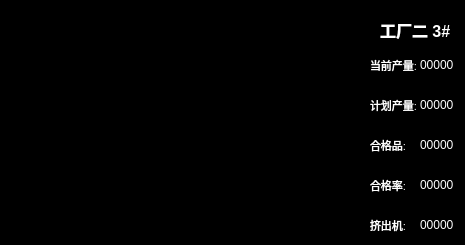
     <widget class="QFrame" name="frame_curve7">
      <property name="geometry">
       <rect>
        <x>965</x>
        <y>265</y>
        <width>465</width>
        <height>245</height>
       </rect>
      </property>
      <property name="styleSheet">
       <string notr="true">background-color: rgb(0, 0, 0);</string>
      </property>
      <property name="frameShape">
       <enum>QFrame::StyledPanel</enum>
      </property>
      <property name="frameShadow">
       <enum>QFrame::Raised</enum>
      </property>
      <widget class="QWidget" name="curve7_data1" native="true">
       <property name="geometry">
        <rect>
         <x>370</x>
         <y>50</y>
         <width>95</width>
         <height>30</height>
        </rect>
       </property>
       <widget class="QLabel" name="curve7_data1_title">
        <property name="geometry">
         <rect>
          <x>0</x>
          <y>0</y>
          <width>50</width>
          <height>30</height>
         </rect>
        </property>
        <property name="font">
         <font>
          <pointsize>8</pointsize>
          <weight>50</weight>
          <bold>false</bold>
         </font>
        </property>
        <property name="layoutDirection">
         <enum>Qt::LeftToRight</enum>
        </property>
        <property name="autoFillBackground">
         <bool>false</bool>
        </property>
        <property name="styleSheet">
         <string notr="true">color: rgb(255, 255, 255);</string>
        </property>
        <property name="text">
         <string>当前产量:</string>
        </property>
       </widget>
       <widget class="QLabel" name="curve7_data1_data">
        <property name="geometry">
         <rect>
          <x>50</x>
          <y>0</y>
          <width>45</width>
          <height>30</height>
         </rect>
        </property>
        <property name="styleSheet">
         <string notr="true">color: rgb(255, 255, 255);</string>
        </property>
        <property name="text">
         <string>00000</string>
        </property>
       </widget>
      </widget>
      <widget class="QWidget" name="curve7_data2" native="true">
       <property name="geometry">
        <rect>
         <x>370</x>
         <y>90</y>
         <width>95</width>
         <height>30</height>
        </rect>
       </property>
       <widget class="QLabel" name="curve7_data2_title">
        <property name="geometry">
         <rect>
          <x>0</x>
          <y>0</y>
          <width>50</width>
          <height>30</height>
         </rect>
        </property>
        <property name="font">
         <font>
          <pointsize>8</pointsize>
          <weight>50</weight>
          <bold>false</bold>
         </font>
        </property>
        <property name="layoutDirection">
         <enum>Qt::LeftToRight</enum>
        </property>
        <property name="autoFillBackground">
         <bool>false</bool>
        </property>
        <property name="styleSheet">
         <string notr="true">color: rgb(255, 255, 255);</string>
        </property>
        <property name="text">
         <string>计划产量:</string>
        </property>
       </widget>
       <widget class="QLabel" name="curve7_data2_data">
        <property name="geometry">
         <rect>
          <x>50</x>
          <y>0</y>
          <width>45</width>
          <height>30</height>
         </rect>
        </property>
        <property name="styleSheet">
         <string notr="true">color: rgb(255, 255, 255);</string>
        </property>
        <property name="text">
         <string>00000</string>
        </property>
       </widget>
      </widget>
      <widget class="QWidget" name="curve7_data3" native="true">
       <property name="geometry">
        <rect>
         <x>370</x>
         <y>130</y>
         <width>95</width>
         <height>30</height>
        </rect>
       </property>
       <widget class="QLabel" name="curve7_data3_title">
        <property name="geometry">
         <rect>
          <x>0</x>
          <y>0</y>
          <width>50</width>
          <height>30</height>
         </rect>
        </property>
        <property name="font">
         <font>
          <pointsize>8</pointsize>
          <weight>50</weight>
          <bold>false</bold>
         </font>
        </property>
        <property name="layoutDirection">
         <enum>Qt::LeftToRight</enum>
        </property>
        <property name="autoFillBackground">
         <bool>false</bool>
        </property>
        <property name="styleSheet">
         <string notr="true">color: rgb(255, 255, 255);</string>
        </property>
        <property name="text">
         <string>合格品:</string>
        </property>
       </widget>
       <widget class="QLabel" name="curve7_data3_data">
        <property name="geometry">
         <rect>
          <x>50</x>
          <y>0</y>
          <width>45</width>
          <height>30</height>
         </rect>
        </property>
        <property name="styleSheet">
         <string notr="true">color: rgb(255, 255, 255);</string>
        </property>
        <property name="text">
         <string>00000</string>
        </property>
       </widget>
      </widget>
      <widget class="QWidget" name="curve7_data4" native="true">
       <property name="geometry">
        <rect>
         <x>370</x>
         <y>170</y>
         <width>95</width>
         <height>30</height>
        </rect>
       </property>
       <widget class="QLabel" name="curve7_data4_title">
        <property name="geometry">
         <rect>
          <x>0</x>
          <y>0</y>
          <width>50</width>
          <height>30</height>
         </rect>
        </property>
        <property name="font">
         <font>
          <pointsize>8</pointsize>
          <weight>50</weight>
          <bold>false</bold>
         </font>
        </property>
        <property name="layoutDirection">
         <enum>Qt::LeftToRight</enum>
        </property>
        <property name="autoFillBackground">
         <bool>false</bool>
        </property>
        <property name="styleSheet">
         <string notr="true">color: rgb(255, 255, 255);</string>
        </property>
        <property name="text">
         <string>合格率:</string>
        </property>
       </widget>
       <widget class="QLabel" name="curve7_data4_data">
        <property name="geometry">
         <rect>
          <x>50</x>
          <y>0</y>
          <width>45</width>
          <height>30</height>
         </rect>
        </property>
        <property name="styleSheet">
         <string notr="true">color: rgb(255, 255, 255);</string>
        </property>
        <property name="text">
         <string>00000</string>
        </property>
       </widget>
      </widget>
      <widget class="QWidget" name="curve7_data5" native="true">
       <property name="geometry">
        <rect>
         <x>370</x>
         <y>210</y>
         <width>95</width>
         <height>30</height>
        </rect>
       </property>
       <widget class="QLabel" name="curve7_data5_title">
        <property name="geometry">
         <rect>
          <x>0</x>
          <y>0</y>
          <width>50</width>
          <height>30</height>
         </rect>
        </property>
        <property name="font">
         <font>
          <pointsize>8</pointsize>
          <weight>50</weight>
          <bold>false</bold>
         </font>
        </property>
        <property name="layoutDirection">
         <enum>Qt::LeftToRight</enum>
        </property>
        <property name="autoFillBackground">
         <bool>false</bool>
        </property>
        <property name="styleSheet">
         <string notr="true">color: rgb(255, 255, 255);</string>
        </property>
        <property name="text">
         <string>挤出机:</string>
        </property>
       </widget>
       <widget class="QLabel" name="curve7_data5_data">
        <property name="geometry">
         <rect>
          <x>50</x>
          <y>0</y>
          <width>45</width>
          <height>30</height>
         </rect>
        </property>
        <property name="styleSheet">
         <string notr="true">color: rgb(255, 255, 255);</string>
        </property>
        <property name="text">
         <string>00000</string>
        </property>
       </widget>
      </widget>
      <widget class="QLabel" name="curve7_title">
       <property name="geometry">
        <rect>
         <x>380</x>
         <y>10</y>
         <width>80</width>
         <height>40</height>
        </rect>
       </property>
       <property name="font">
        <font>
         <pointsize>12</pointsize>
         <weight>75</weight>
         <bold>true</bold>
        </font>
       </property>
       <property name="layoutDirection">
        <enum>Qt::LeftToRight</enum>
       </property>
       <property name="autoFillBackground">
        <bool>false</bool>
       </property>
       <property name="styleSheet">
        <string notr="true">color: rgb(255, 255, 255);</string>
       </property>
       <property name="text">
        <string>工厂二 3#</string>
       </property>
      </widget>
      <widget class="QWidget" name="curve7" native="true">
       <property name="geometry">
        <rect>
         <x>0</x>
         <y>0</y>
         <width>370</width>
         <height>245</height>
        </rect>
       </property>
      </widget>
     </widget>
